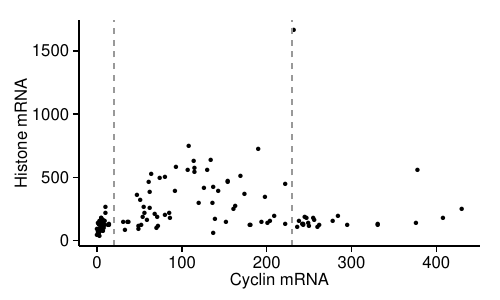

Generate this figure with R:
library(ggplot2)

data <- read.delim('~/Dropbox/densitypaper/ExtractedData/histonecyclin.txt',
                   header=T,stringsAsFactors=F)

pdf('~/Dropbox/densitypaper/SupplementaryFigures/CyclinHistone/CyclinHistone.pdf',width=5,height=3)
ggplot(data,aes(x=numCyclin,y=numHistone)) +
  geom_point(size=1.5) +
  theme_classic() +
  geom_vline(xintercept=20,col='gray60',linetype='dashed') +
  geom_vline(xintercept=230,col='gray60',linetype='dashed') +
  theme(axis.title=element_text(size="12"), axis.text=element_text(size='12')) +
  xlab('Cyclin mRNA') + ylab('Histone mRNA')
dev.off()
